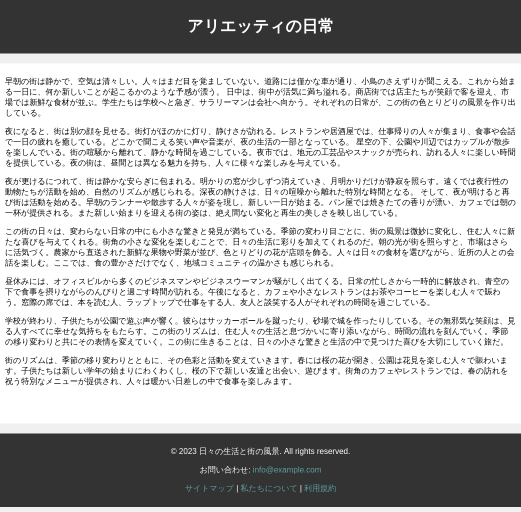
#> input picture python/src/module/img/bf_html2.png, 1042 x 1024 px, found by its file name (shown at 1/2 size)
$ python detect_rec_html_adapt.py
#> lines starting #> are read from the running program, lines starting #| are printed output that depends on the picture; after the words box and inside, x2 and y2 are one past the last pixel; in counts of white or black regions, pixels touching at a corner belong together
"""
NOTE 変更前後のhtmlからcssによる枠のみを抽出するプログラム

本プログラムの機能
    2つの入力画像の差分を追加部分と削除部分に分けた画像を出力

入力画像は、以下を想定。
    ・WebアプリやWebページをスクリーンショットした画面画像
    ・背景が白地
    ・画面要素の「追加・削除・移動・変更・拡縮」の基本的な変更のみ
を想定

主な処理は、画像処理により以下を生成
    ・削除された部分が白、その他の部分が黒の画像A
    ・追加された部分が白、その他の部分が黒の画像B
その後、上記の画像の白を囲む矩形領域の座標を取得し、
    ・画像Aに矩形領域を赤枠
    ・画像Bに矩形領域を緑枠
で描画した2つの画像を出力


参考サイト
    https://sosotata.com/spot7differences/

"""
import cv2
import os
import numpy as np
import subprocess
import math

def main():
    # 保存先ディレクトリを作成
    output_dir = os.path.join(os.path.dirname(os.path.abspath(__file__)), "high_png/")
    # フォルダが存在しない場合は作成
    if not os.path.exists(output_dir):
        os.makedirs(output_dir)

    """変更前画像読み込み"""
    # ファイル名を生成
    output_file_name_A = 'bf_html2.png'
    output_file_name_B = 'noComment_bf_html2.png'
    # ファイルパスを作成
    output_file_path_A = os.path.join(output_dir, output_file_name_A)
    output_file_path_B = os.path.join(output_dir, output_file_name_B)

    img1 = cv2.imread(output_file_path_A)
#> img1 is the input picture: shape (1024, 1042, 3); mean B, G, R 189.3, 189.3, 189.3
    img2 = cv2.imread(output_file_path_B)
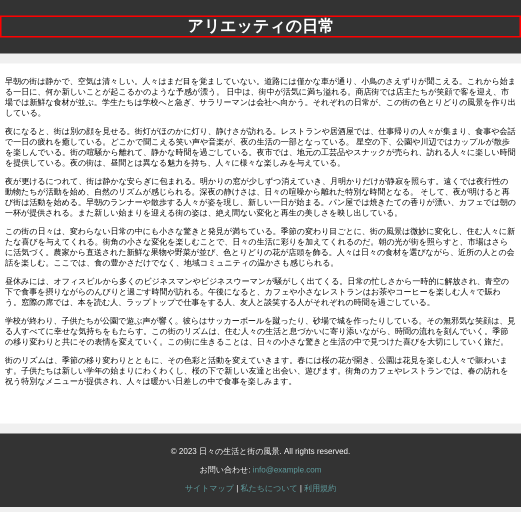
#> input picture python/src/module/img/noComment_bf_html2.png, 1042 x 1024 px, found by its file name (shown at 1/2 size)
#> img2 is the input picture: shape (1024, 1042, 3); mean B, G, R 189, 189, 190.5

    # 画像1のサイズを取得
    height1, width1, _ = img1.shape
#> height1 = 1024; width1 = 1042

    # 画像2のサイズを取得
    height2, width2, _ = img2.shape
#> height2 = 1024; width2 = 1042

    # ターゲットのサイズ
    target_width = 2613
    target_height = 2567

    # サイズが異なる場合はリサイズ
    if (width1, height1) != (width2, height2):
        img1 = cv2.resize(img1, (target_width, target_height))
        img2 = cv2.resize(img2, (target_width, target_height))

    """変更後画像読み込み"""
    # ファイル名を生成
    output_file_name_C = 'af_html2.png'
    output_file_name_D = 'noComment_af_html2.png'
    # ファイルパスを作成
    output_file_path_C = os.path.join(output_dir, output_file_name_C)
    output_file_path_D = os.path.join(output_dir, output_file_name_D)

    img3 = cv2.imread(output_file_path_C)
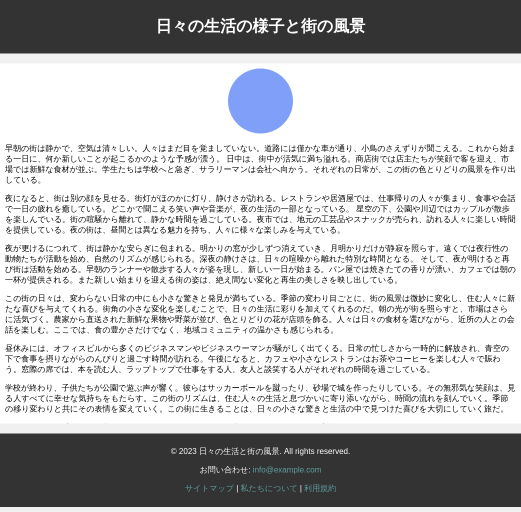
#> input picture python/src/module/img/af_html2.png, 1042 x 1024 px, found by its file name (shown at 1/2 size)
#> img3 is the input picture: shape (1024, 1042, 3); mean B, G, R 191.4, 190.3, 189.9
    img4 = cv2.imread(output_file_path_D)
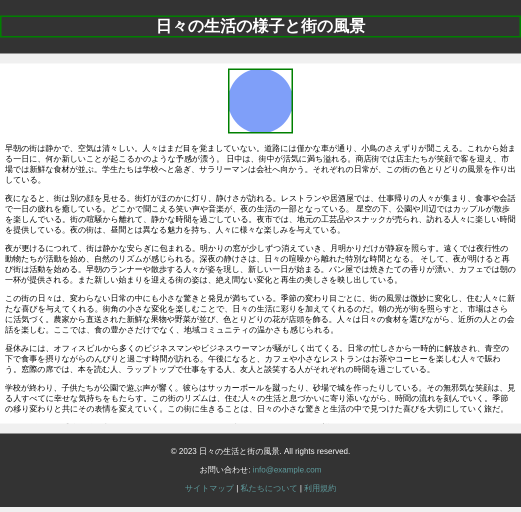
#> input picture python/src/module/img/noComment_af_html2.png, 1042 x 1024 px, found by its file name (shown at 1/2 size)
#> img4 is the input picture: shape (1024, 1042, 3); mean B, G, R 190.8, 190.6, 189.2

    # 画像3のサイズを取得
    height3, width3, _ = img3.shape
#> height3 = 1024; width3 = 1042

    # 画像4のサイズを取得
    height4, width4, _ = img4.shape
#> height4 = 1024; width4 = 1042

    # ターゲットのサイズ
    target_width = 2613
    target_height = 2567

    # サイズが異なる場合はリサイズ
    if (width3, height3) != (width4, height4):
        img3 = cv2.resize(img3, (target_width, target_height))
        img4 = cv2.resize(img4, (target_width, target_height))


    """画像処理"""
    img1_gray = cv2.cvtColor(img1, cv2.COLOR_BGR2GRAY)
    img2_gray = cv2.cvtColor(img2, cv2.COLOR_BGR2GRAY)

    img3_gray = cv2.cvtColor(img3, cv2.COLOR_BGR2GRAY)
    img4_gray = cv2.cvtColor(img4, cv2.COLOR_BGR2GRAY)

    # 画像の差分を計算
    diff_bf_html = cv2.absdiff(img1_gray, img2_gray)
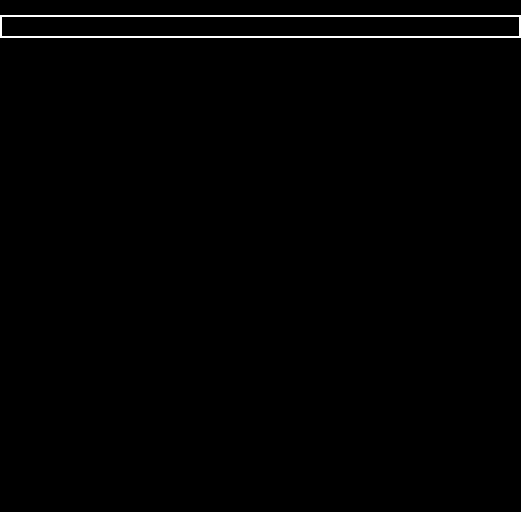
#> diff_bf_html: shape (1024, 1042) (shown at 1/2 size); values 0 (black) and 25 (white), 0.61% white; 1 white region, box (x1, y1, x2, y2) and area: (0, 31, 1042, 75) 6480
    # ret, diff_bf_html = cv2.threshold(diff_bf_html, 0, 255, cv2.THRESH_BINARY + cv2.THRESH_OTSU)

    diff_af_html = cv2.absdiff(img3_gray, img4_gray)
    # ret, diff_af_html = cv2.threshold(diff_af_html, 0, 255, cv2.THRESH_BINARY + cv2.THRESH_OTSU)

    diff_bf_html = cv2.adaptiveThreshold(diff_bf_html, 255, cv2.ADAPTIVE_THRESH_MEAN_C,
                                    cv2.THRESH_BINARY, 11, 2)
#> diff_bf_html: shape (1024, 1042); 98% white; 3 black regions, box (x1, y1, x2, y2) and area: (3, 34, 1039, 72) 10640, (0, 26, 1042, 31) 5210, (0, 75, 1042, 80) 5210
    diff_af_html = cv2.adaptiveThreshold(diff_af_html, 255, cv2.ADAPTIVE_THRESH_MEAN_C,
                                    cv2.THRESH_BINARY, 11, 2)
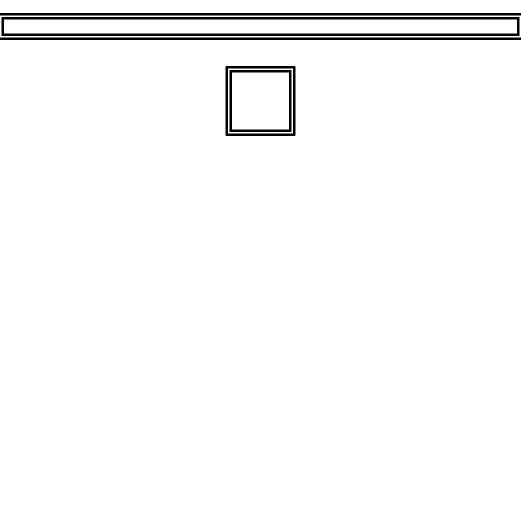
#> diff_af_html: shape (1024, 1042) (shown at 1/2 size); 97.6% white; 5 black regions, box (x1, y1, x2, y2) and area: (3, 34, 1039, 72) 10640, (0, 26, 1042, 31) 5210, (0, 75, 1042, 80) 5210, (451, 132, 591, 272) 2696, (459, 140, 583, 264) 2380

    # 白黒を逆にする
    diff_bf_html = cv2.bitwise_not(diff_bf_html)
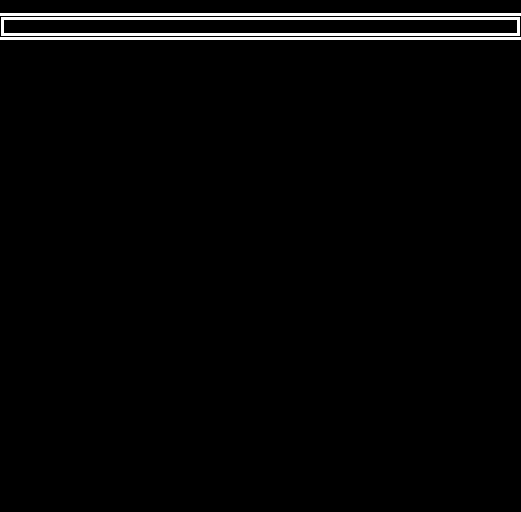
#> diff_bf_html: shape (1024, 1042) (shown at 1/2 size); 2% white; 3 white regions, box (x1, y1, x2, y2) and area: (3, 34, 1039, 72) 10640, (0, 26, 1042, 31) 5210, (0, 75, 1042, 80) 5210
    diff_af_html = cv2.bitwise_not(diff_af_html)
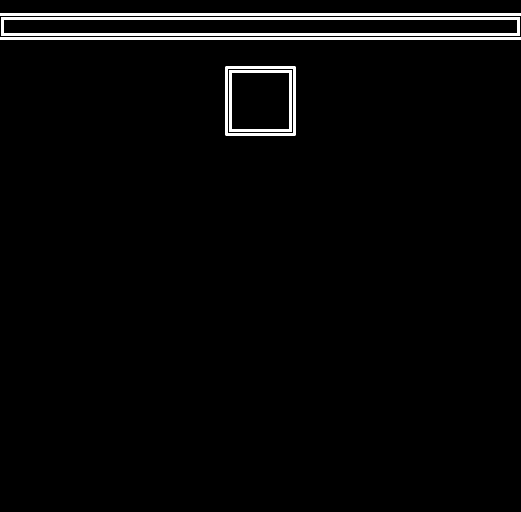
#> diff_af_html: shape (1024, 1042) (shown at 1/2 size); 2.4% white; 5 white regions, box (x1, y1, x2, y2) and area: (3, 34, 1039, 72) 10640, (0, 26, 1042, 31) 5210, (0, 75, 1042, 80) 5210, (451, 132, 591, 272) 2696, (459, 140, 583, 264) 2380

    """輪郭描画"""
    # diff_bf_html画像がグレースケールの場合、1チャネルにする
    lower_red = np.array([0])  # グレースケールの場合の例
    upper_red = np.array([255])  # グレースケールの場合の例

    # 色範囲に基づいてマスクを作成
    mask_bf = cv2.inRange(diff_bf_html, lower_red, upper_red)
#> mask_bf: shape (1024, 1042); every value is 255
    mask_af = cv2.inRange(diff_af_html, lower_red, upper_red)

    # 赤枠のみを含む画像を生成
    result_bf = np.zeros_like(diff_bf_html)
    result_bf[mask_bf > 0] = diff_bf_html[mask_bf > 0]

    # 緑枠のみを含む画像を生成
    result_af = np.zeros_like(diff_af_html)
    result_af[mask_af > 0] = diff_af_html[mask_af > 0]


    # 差分画像の保存
    output_file_name1 = "before.png"
    output_file_name2 = "after.png"
    output_dir2 = os.path.join(os.path.dirname(os.path.abspath(__file__)), "diff_html_png")
    # フォルダが存在しない場合は作成
    if not os.path.exists(output_dir2):
        os.makedirs(output_dir2)
        command = f"sudo chown -R aridome:aridome {output_dir2}"
        # コマンドを実行
        subprocess.call(command, shell=True)
#> (this line was passed over: subprocess is not available in this run)

    # # ファイルパスを作成
    # output_file_path = os.path.join(output_dir2, output_file_name1)

    # # 画像を保存する
    # cv2.imwrite(output_file_path, img1)
    # # 画像を保存する
    # cv2.imwrite(output_file_path, expanded_before_colored)

    # # ファイルパスを作成
    # output_file_path = os.path.join(output_dir2, output_file_name2)

    # # 画像を保存する
    # cv2.imwrite(output_file_path, img2)
    # # 画像を保存する
    # cv2.imwrite(output_file_path, expanded_after_colored)

    output_file_name_bf = "diff_bf_html.png"
    output_file_name_af = "diff_af_html.png"

    # # ファイルパスを作成
    # output_file_path = os.path.join(output_dir2, output_file_name_bf)
    # # 画像を保存する
    # cv2.imwrite(output_file_path, diff_bf_html)

    # # ファイルパスを作成
    # output_file_path = os.path.join(output_dir2, output_file_name_af)
    # # 画像を保存する
    # cv2.imwrite(output_file_path, diff_af_html)

    # ファイルパスを作成
    output_file_path = os.path.join(output_dir2, output_file_name_bf)
    # 画像を保存する
    cv2.imwrite(output_file_path, result_bf)

    # ファイルパスを作成
    output_file_path = os.path.join(output_dir2, output_file_name_af)
    # 画像を保存する
    cv2.imwrite(output_file_path, result_af)


    print(f"2つの画像の差異部分に枠をつけたカラー画像をに保存しました")


def filter_contours_by_area(contours, threshold_area=3000):
    """
    一定の面積以下の輪郭を除外する関数

    Parameters:
    - contours (list): 輪郭情報が格納されたリスト
    - threshold_area (int): 一定の面積の閾値（適宜調整する）

    Returns:
    - filtered_contours (list): 面積が閾値以上の輪郭のみを格納したリスト
    """

    filtered_contours = []

    for contour in contours:
        area = cv2.contourArea(contour)

        if area > threshold_area:
            filtered_contours.append(contour)

    return filtered_contours


# __name__ が "__main__" の場合のみ実行
if __name__ == "__main__":
    main()
